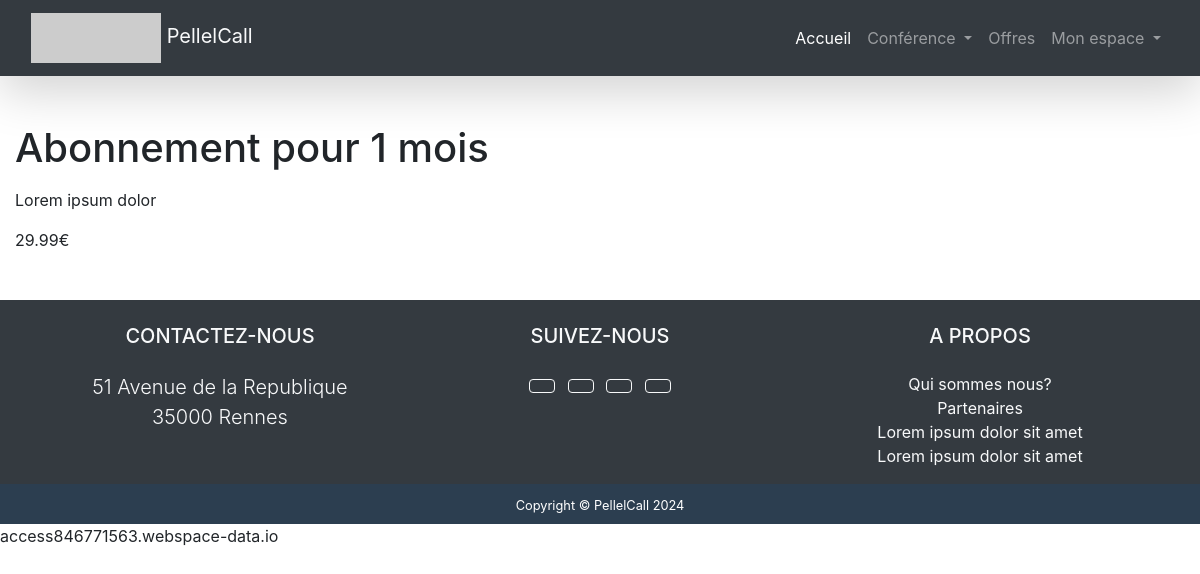
The page /meeting/offer/1 (signed in) on the database as committed earlier.
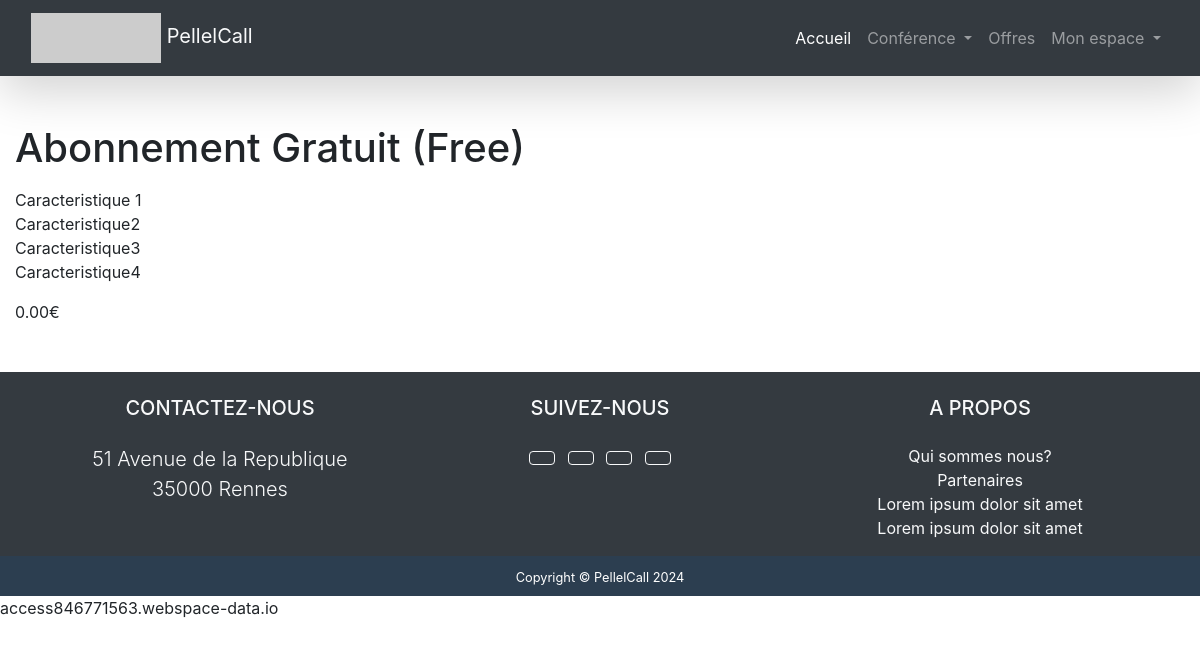
The same page on the database as committed later.
### meeting/models.py (models this page shows, shortened)
class Offer(models.Model):
    title = models.CharField(max_length=255, verbose_name="titre")
    description = models.TextField()
    price = models.DecimalField(verbose_name="prix", max_digits=10, decimal_places=2)
    users = models.ManyToManyField(User, through="Souscription", verbose_name="Utilisateurs souscrits", related_name="offers")
    class Meta:
        verbose_name = "offre"

### meeting/views.py (the view)
# urls.py: url(r"^offer/(?P<pk>\d+)$", views.OfferDetailView.as_view(), name="offer_detail"),
class OfferDetailView(DetailView):
    model = Offer
    context_object_name = 'offer'
    template_name='meeting/offer_detail.html'

### meeting/templates/meeting/offer_detail.html (shortened to what this page needs)
{% extends 'base.html' %}
{% block othercss %}
    {% load static %}
    <link rel="stylesheet" href="{% static 'meeting/css/offer.css' %}">
{% endblock %}
{% block content %}
{% if user.is_authenticated %}
    <h1>{{offer.title}}</h1>
    <p>{{offer.description|linebreaks}}</p>
    <p>{{offer.price}}€</p>
{% else %}
    <p>Vous devez vous connecter d'abord</p>
{% endif %}
{% endblock %}

Rows that differ between the two databases and show on the page:
changed Offer: title "Abonnement pour 1 mois" → "Abonnement Gratuit (Free)"; description "Lorem ipsum dolor" → "Caracteristique 1 Caracteristique2 Caracteristique3 Caracteristique4"; price "29.99" → "0.00"
